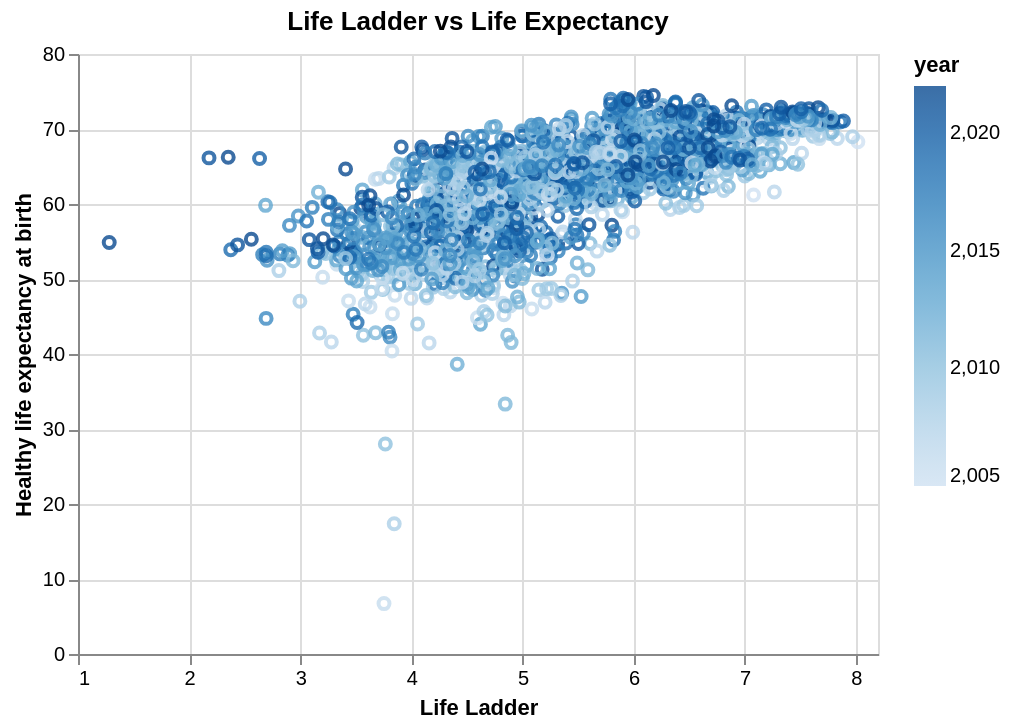

Notebook code cell kept with this figure:
### Code cell
##### EXPLORATORY ANALYSIS #####
######## QUESTION FOUR ########
################################

# (iv) Does Life Expectancy influence Life Ladder? 
# Which country has the lowest Life Expectancy and which has the highest? Continents? Compare their Life Ladder values.

# Create a plot of Life Expectancy vs Life Ladder per year
le_vs_ll = alt.Chart(happiness, title = 'Life Ladder vs Life Expectancy').mark_point(opacity = 0.8).encode(
    x = alt.X('Life Ladder', scale = alt.Scale(domain = [1, 8.2])),
    y = alt.Y('Healthy life expectancy at birth', scale = alt.Scale(domain = [0, 80])),
    color = 'year'
)

le_vs_ll

### Figure 1 — Vega-Lite specification as saved in the notebook (floating-point values rounded to 4 significant figures; data arrays with more than 128 entries replaced by an {"elided": "..."} marker saying what was removed)
{"config": {"view": {"continuousWidth": 400, "continuousHeight": 300}}, "data": {"name": "data-5dc18747afe42c4659b973c7f0492701"}, "mark": {"type": "point", "opacity": 0.8}, "encoding": {"color": {"field": "year", "type": "quantitative"}, "x": {"field": "Life Ladder", "scale": {"domain": [1, 8.2]}, "type": "quantitative"}, "y": {"field": "Healthy life expectancy at birth", "scale": {"domain": [0, 80]}, "type": "quantitative"}}, "title": "Life Ladder vs Life Expectancy", "$schema": "https://vega.github.io/schema/vega-lite/v4.17.0.json", "datasets": {"data-5dc18747afe42c4659b973c7f0492701": {"elided": "2199 records"}}}
